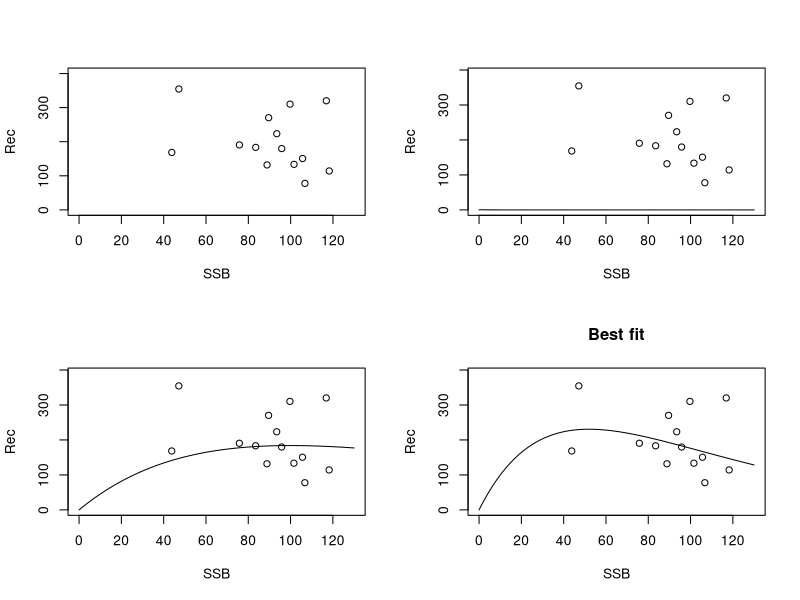

Reproduce this figure in R.
## 1  Import and explore data
cod <- read.csv("cod_recruitment.csv")
cod
par(mfrow=c(2,2))
plot(cod, xlim=c(0,130), ylim=c(0,400))


## 2  Function to plot Ricker line
plot_ricker <- function(data, a, b, ...)
{
  S <- data[[1]]
  R <- data[[2]]
  plot(data, xlim=c(0,1.1*max(S)), ylim=c(0,1.1*max(R)), ...)
  Sfit <- seq(0, 1.1*max(S), length=200)
  Rfit <- a * Sfit * exp(-b*Sfit)
  lines(Sfit, Rfit)
}
plot_ricker(cod, a=1, b=1)
## a is the initial slope
## 1/b is the SSB that produces maximum recruitment
plot_ricker(cod, a=5, b=0.01)


## 3  Function to fit model (estimate a and b)
ricker <- function(par, data)
{
  a <- exp(par[["loga"]])
  b <- exp(par[["logb"]])

  Rfit <- a * data$S * exp(-b*data$S)

  res <- log(data$R) - log(Rfit)
  sum(res^2)
}


## 4  Fit model

## Starting values
init <- c(loga=log(5), logb=log(0.01))

## Calculate RSS at starting values, before fitting model
ricker(par=init, data=cod)

## Fit model
optim(ricker, par=init, data=cod)
fit <- optim(ricker, par=init, data=cod)$par
ricker(par=fit, cod)  # RSS
fit  # estimated parameters

## Exponentiate
c(a=exp(fit[["loga"]]), b=exp(fit[["logb"]]))
best <- data.frame(a=exp(fit[["loga"]]), b=exp(fit[["logb"]]))


## 5  Plot fitted model
plot_ricker(cod, a=best$a, b=best$b, main="Best fit")
